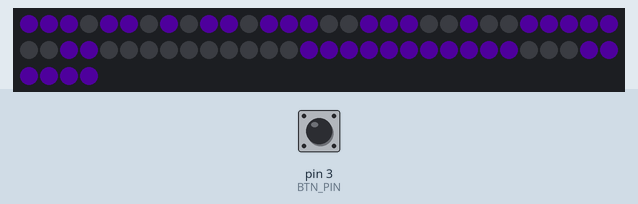
Recording of a sketch running on a simulated Arduino Uno, built with avr-gcc and run on an emulated ATmega328P. Shown: 64 RGB LEDs in strip order, left to right, continuing on the next row. The test bench sets the inputs (shaded band); at power-on: pin 3 (BTN_PIN) LOW. Dim RGB values are drawn brighter than linear; the local clock reads 2024-03-15 10:24:30 at power-on unless the sketch sets it; what the sketch prints to the serial monitor is not drawn.

Above: at 1.2 s.
1.3 s: pin 3 (BTN_PIN) pulled HIGH for 1 s
3.8 s: pin 3 (BTN_PIN) pulled HIGH for 0.15 s
5.4 s: pin 3 (BTN_PIN) pulled HIGH for 1 s
At 7.1 s:
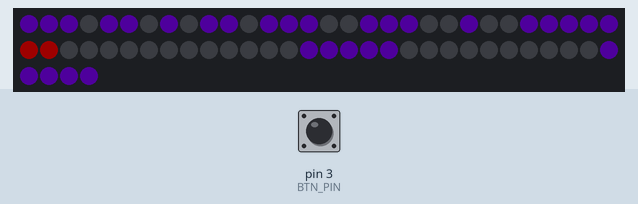
7.9 s: pin 3 (BTN_PIN) pulled HIGH for 3.2 s
12.6 s: pin 3 (BTN_PIN) pulled HIGH for 0.15 s
At 14.5 s:
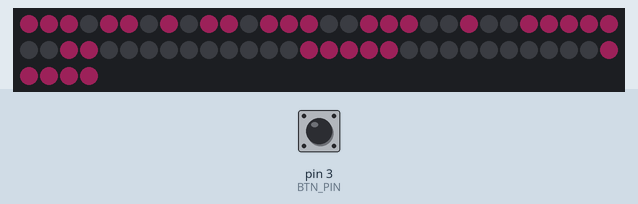
15.7 s: pin 3 (BTN_PIN) pulled HIGH for 0.15 s
At 17.8 s:
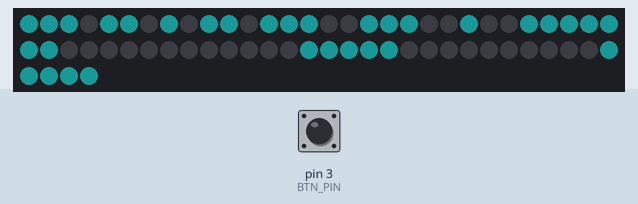
Timing chart, 0 to 19.3 s (numbered marks = the images above; inputs shaded):
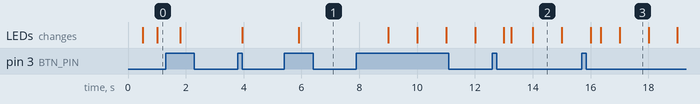

The sketch:

bottle_clock.ino
```cpp
#include <GyverButton.h>
#include "RTClib.h"
#include "timer.h"
#include <FastLED.h>

#define DATA_PIN 4
#define BTN_PIN 3
#define NUM_LEDS 64

#define M1_START 0
#define M2_START 15
#define H1_START 34
#define H2_START 49

RTC_DS1307 rtc;
GButton btn(BTN_PIN, LOW_PULL, NORM_OPEN);
timerMinim dotTimer(500);
timerMinim blinkTimer(1000);
bool hoursSetup = false;
bool minutesSetup = false;
bool blink = true;
int changeHrs, changeMins;

CRGB colors[7] = {CRGB(122, 4, 235), CRGB( 235, 52, 134), CRGB(41, 191, 196), CRGB(81, 66, 245), CRGB(245, 182, 66), CRGB(54, 209, 65), CRGB(0, 79, 189)};
int currentColor = 0;
CRGB leds[NUM_LEDS];
int nums[10][13] = {
  {0, 1, 2, 3, 4, 5, 9, 10, 11, 12, 13, 14, -1}, // 0
  {14, 13, 12, 11, 10, -1, -1, -1, -1, -1, -1, -1, -1}, // 1
  {4, 9, 14, 13, 12, 7, 2, 1, 0, 5, 10, -1, -1}, // 2
  {4, 9, 14, 13, 12, 7, 2, 11, 10, 5, 0, -1, -1}, // 3
  {4, 3, 2, 7, 12, 13, 14, 11, 10, -1, -1, -1, -1}, // 4
  {14, 9, 4, 3, 2, 7, 12, 11, 10, 5, 0, -1, -1}, // 5
  {14, 9, 4, 3, 2, 7, 12, 11, 10, 5, 0, 1, -1}, // 6
  {4, 9, 14, 13, 12, 11, 10, -1, -1, -1, -1, -1, -1}, // 7
  {0, 1, 2, 3, 4, 5, 7, 9, 10, 11, 12, 13, 14}, // 8
  {0, -1, 2, 3, 4, 5, 7, 9, 10, 11, 12, 13, 14}, // 9
};

void setup() {
  // put your setup code here, to run once:
  Serial.begin(9600);
  if (! rtc.begin()) {
   Serial.println("Couldn't find RTC");
  }

  if (! rtc.isrunning()) {
   Serial.println("RTC is NOT running!");
   rtc.adjust(DateTime(F(__DATE__), F(__TIME__)));
  }

  FastLED.setBrightness(30);
  FastLED.addLeds<NEOPIXEL, DATA_PIN>(leds, NUM_LEDS);
}

void setTime(int h2, int m2) {
  int m1 = 0;
  int h1 = 0;

  if (h2 > 9) {
    h1 = h2 / 10;
    h2 = h2 % 10;
  }

  if (m2 > 9) {
    m1 = m2 / 10;
    m2 = m2 % 10;
  }

  Serial.print(h1);
  Serial.print(h2);
  Serial.print(":");
  Serial.print(m1);
  Serial.println(m2);

  setBlack(M1_START, M1_START + 15);
  setBlack(M2_START, M2_START + 15);
  setBlack(H1_START, H1_START + 15);
  setBlack(H2_START, H2_START + 15);

  setDigit(m1, M1_START);
  setDigit(m2, M2_START);
  setDigit(h1, H1_START);
  setDigit(h2, H2_START);
  FastLED.show();
}

void setDigit(int digit, int digit_offset) {
  for(int j=0;j<13;j++) {
    int led_n = nums[digit][j];
    if (led_n > -1) {
      leds[led_n + digit_offset] = colors[currentColor];
    }
  }
}

void setBlack(int begin, int end) {
  for(int j=begin;j<end;j++) {
    leds[j] = CRGB::Black;
  }
}

void ledBlink() {
  if (blink) {
    leds[30] = CRGB::Black;
    leds[31] = CRGB::Black;
    leds[32] = colors[currentColor];
    leds[33] = colors[currentColor];
    FastLED.show();
    blink = false;
  } else {
    leds[30] = colors[currentColor];
    leds[31] = colors[currentColor];
    leds[32] = CRGB::Black;
    leds[33] = CRGB::Black;
    FastLED.show();
    blink = true;
  }
}

void loop() {
  // put your main code here, to run repeatedly:
  btn.tick();

  if (btn.isClick()) {
    Serial.println("click");

    if (hoursSetup) {
      changeHrs += 1;
      if (changeHrs > 23) {
        changeHrs = 0;
      }
      Serial.print(changeHrs);
      Serial.print(" ");
      Serial.println(changeMins);
      setTime(changeHrs, changeMins);
    } else if (minutesSetup) {
      changeMins += 1;
      if (changeMins > 59) {
        changeMins = 0;
      }

      Serial.print(changeHrs);
      Serial.print(" ");
      Serial.println(changeMins);
      setTime(changeHrs, changeMins);
    } else {
      currentColor += 1;
      if (currentColor > 6) {
        currentColor = 0;
      }
      dotTimer.reset();
    }
  }

  if (btn.isHolded()) {
    Serial.println("holded");

    if (!hoursSetup && !minutesSetup) {
      hoursSetup = true;
      minutesSetup = false;
      DateTime now = rtc.now();
      changeHrs = now.hour();
      changeMins = now.minute();
      leds[30] = CRGB::Black;
      leds[31] = CRGB::Black;
      leds[32] = CRGB::Red;
      leds[33] = CRGB::Red;
      FastLED.show();

      Serial.println("start to change hours");
      Serial.print(changeHrs);
      Serial.print(" ");
      Serial.print(changeMins);
    } else if(hoursSetup && !minutesSetup) {
      hoursSetup = false;
      minutesSetup = true;
      Serial.println("start to change minutes");
      Serial.print(changeHrs);
      Serial.print(" ");
      Serial.print(changeMins);

      leds[30] = CRGB::Red;
      leds[31] = CRGB::Red;
      leds[32] = CRGB::Black;
      leds[33] = CRGB::Black;
      FastLED.show();

    } else if(!hoursSetup && minutesSetup) {
      hoursSetup = false;
      minutesSetup = false;
      Serial.println("setup done");
      Serial.print(changeHrs);
      Serial.print(" ");
      Serial.println(changeMins);

      rtc.adjust(DateTime(2019, 12, 05, changeHrs, changeMins, 0));
    }
  }

 if (dotTimer.isReady() && !hoursSetup && !minutesSetup) {
    DateTime now = rtc.now();
    setTime(now.hour(), now.minute());
 }

 if (blinkTimer.isReady() && !hoursSetup && !minutesSetup) {
  ledBlink();
 }
}
```

timer.h
```cpp
// мини-класс таймера, версия 2.0
// использован улучшенный алгоритм таймера на millis
// алгоритм чуть медленнее, но обеспечивает кратные интервалы и защиту от пропусков и переполнений

class timerMinim
{
  public:
    timerMinim(uint32_t interval);        // объявление таймера с указанием интервала
    void setInterval(uint32_t interval);  // установка интервала работы таймера
    boolean isReady();            // возвращает true, когда пришло время. Сбрасывается в false сам (AUTO) или вручную (MANUAL)
    void reset();             // ручной сброс таймера на установленный интервал

  private:
    uint32_t _timer = 0;
    uint32_t _interval = 0;
};

timerMinim::timerMinim(uint32_t interval) {
  _interval = (interval != 0) ? interval : 5;
  _timer = millis();
}

void timerMinim::setInterval(uint32_t interval) {
  _interval = (interval != 0) ? interval : 5;
  _interval = interval;
}

boolean timerMinim::isReady() {
  uint32_t thisMls = millis();
  if (thisMls - _timer >= _interval) {
    do {
      _timer += _interval;
      if (_timer < _interval) break;          // переполнение uint32_t
    } while (_timer < thisMls - _interval);  // защита от пропуска шага
    return true;
  } else {
    return false;
  }
}

void timerMinim::reset() {
  _timer = millis();
}
```

Measured:
- after the input at 5.4 s, the LEDs: change after 0.50 s (image 1)
- after the input at 12.6 s, the LEDs: first change after 0.40 s (image 2 shows a later state)
- after the input at 15.7 s, the LEDs: first change after 0.30 s (image 3 shows a later state)
